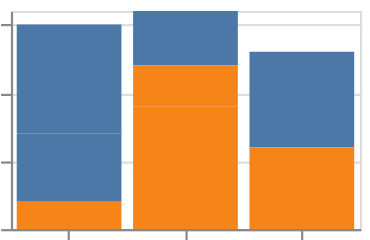

Write a Vega-Lite specification for this figure.
### Vega-Lite specification from a JSON file in a GitHub repository (floating-point values rounded to 4 significant figures)
{"$schema": "https://vega.github.io/schema/vega-lite/v6.json", "padding": 5, "autosize": "none", "data": {"name": "table", "values": [{"c": "A", "g": "p", "x": 1, "y": 2, "v": 5, "t": "2024-01-15", "o": {"v": 3}, "IMDB Rating": 6.1, "d": "x1"}, {"c": "B", "g": "q", "x": 2, "y": 4, "v": 9, "t": "2024-02-20", "o": {"v": 7}, "IMDB Rating": 7.4, "d": "x2"}, {"c": "A", "g": "q", "x": 3, "y": 3, "v": 2, "t": "2024-03-05", "o": {"v": 1}, "IMDB Rating": 5.2, "d": "x1"}, {"c": "C", "g": "p", "x": 4, "y": 6, "v": 7, "t": "2024-05-30", "o": {"v": 4}, "IMDB Rating": 8.8, "d": "x3"}, {"c": "B", "g": "p", "x": 5, "y": 5, "v": 4, "t": "2024-07-11", "o": {"v": 9}, "IMDB Rating": 6.9, "d": "x2"}, {"c": "C", "g": "q", "x": 6, "y": 8, "v": 6, "t": "2024-09-02", "o": {"v": 2}, "IMDB Rating": 7.7, "d": "x3"}, {"c": "A", "g": "p", "x": 7, "y": 7, "v": 8, "t": "2024-11-25", "o": {"v": 5}, "IMDB Rating": 4.4, "d": "x1"}, {"c": "B", "g": "q", "x": 8, "y": 9, "v": 3, "t": "2024-12-31", "o": {"v": 8}, "IMDB Rating": 9.1, "d": "x2"}]}, "width": 160, "height": 100, "mark": {"type": "bar", "cornerRadius": 0}, "encoding": {"x": {"field": "c", "type": "nominal"}, "y": {"field": "v", "type": "quantitative"}, "color": {"field": "g", "type": "nominal"}}}
